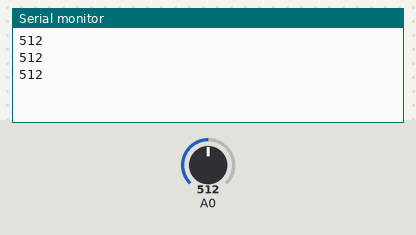
Recording of a sketch running on a simulated Arduino Uno, built with avr-gcc and run on an emulated ATmega328P. Shown: the last lines printed to the serial monitor. The test bench sets the inputs (shaded band); at power-on: A0 = 512.

Above: at 1.3 s.
1.4 s: A0 set to 716
At 1.9 s:
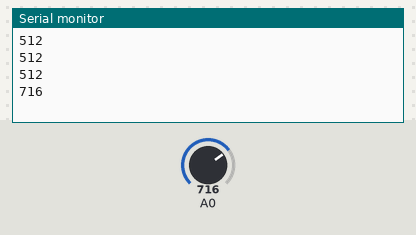
2.9 s: A0 set to 900
At 3.4 s:
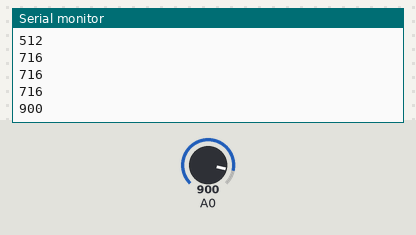
Timing chart, 0 to 5.9 s (numbered marks = the images above; inputs shaded):
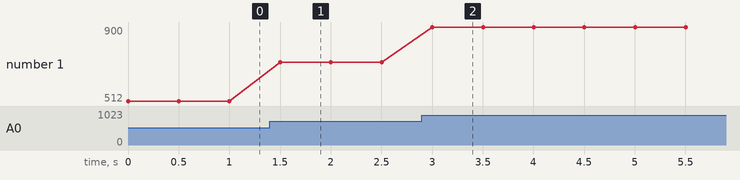

Measured:
- after the input at 1.4 s, the serial monitor: prints a new line after 0.10 s (image 1)
- after the input at 2.9 s, the serial monitor: prints a new line after 0.10 s (image 2)
- plotted number 1: 512 → 716 after the input at 1.4 s, 716 → 900 after the input at 2.9 s

The sketch:

UNO_HUMEDADSUELO_TEST.ino
```cpp
/*
LECTURA DEL SENSOR DE HUMEDAD EN EL SUELO CADA 0,5 SEG
APTO PARA MOSTRAR POR LA CONSOLA GRAFICA
 */

int sensorHumedadSuelo = 0;

void setup() {
  // initialize serial communications at 9600 bps:
  Serial.begin(9600);
}

void loop() {
  // read the analog in value:
  sensorHumedadSuelo = analogRead(A0);
  // map a un rango de salida
  //int sensorEscalado = map(sensorHumedadSuelo, 0, 1023, 0, 100);
  Serial.println(sensorHumedadSuelo);

  delay(500);
}
```
